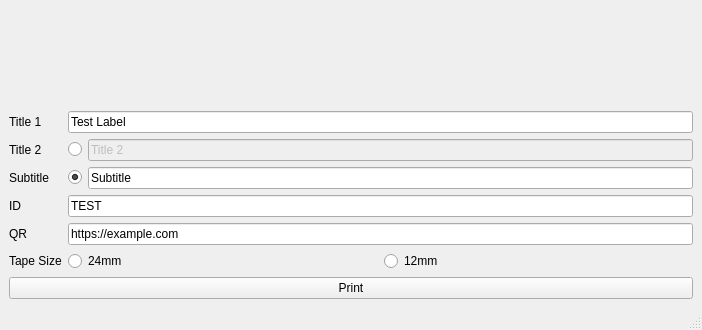
<?xml version="1.0" encoding="UTF-8"?>
<ui version="4.0">
 <class>MainWindow</class>
 <widget class="QMainWindow" name="MainWindow">
  <property name="geometry">
   <rect>
    <x>0</x>
    <y>0</y>
    <width>702</width>
    <height>330</height>
   </rect>
  </property>
  <property name="windowTitle">
   <string>Label Wizard</string>
  </property>
  <widget class="QWidget" name="centralwidget">
   <layout class="QVBoxLayout" name="verticalLayout">
    <item>
     <widget class="QWidget" name="widget" native="true">
      <layout class="QVBoxLayout" name="verticalLayout_3">
       <item>
        <widget class="QLabel" name="imageLabel">
         <property name="text">
          <string/>
         </property>
         <property name="alignment">
          <set>Qt::AlignCenter</set>
         </property>
        </widget>
       </item>
      </layout>
     </widget>
    </item>
    <item>
     <layout class="QFormLayout" name="formLayout">
      <item row="0" column="0">
       <widget class="QLabel" name="label">
        <property name="text">
         <string>Title 1</string>
        </property>
       </widget>
      </item>
      <item row="0" column="1">
       <widget class="QLineEdit" name="titleEdit">
        <property name="text">
         <string>Test Label</string>
        </property>
       </widget>
      </item>
      <item row="2" column="0">
       <widget class="QLabel" name="label_2">
        <property name="text">
         <string>Subtitle</string>
        </property>
       </widget>
      </item>
      <item row="3" column="0">
       <widget class="QLabel" name="label_3">
        <property name="text">
         <string>ID</string>
        </property>
       </widget>
      </item>
      <item row="3" column="1">
       <widget class="QLineEdit" name="idEdit">
        <property name="text">
         <string>TEST</string>
        </property>
       </widget>
      </item>
      <item row="4" column="0">
       <widget class="QLabel" name="label_4">
        <property name="text">
         <string>QR</string>
        </property>
       </widget>
      </item>
      <item row="4" column="1">
       <widget class="QLineEdit" name="qrEdit">
        <property name="text">
         <string>https://example.com</string>
        </property>
       </widget>
      </item>
      <item row="5" column="1">
       <layout class="QHBoxLayout" name="horizontalLayout_4">
        <item>
         <widget class="QRadioButton" name="tape24mm">
          <property name="text">
           <string>24mm</string>
          </property>
          <property name="checked">
           <bool>true</bool>
          </property>
         </widget>
        </item>
        <item>
         <widget class="QRadioButton" name="tape12mm">
          <property name="text">
           <string>12mm</string>
          </property>
         </widget>
        </item>
       </layout>
      </item>
      <item row="5" column="0">
       <widget class="QLabel" name="label_5">
        <property name="text">
         <string>Tape Size</string>
        </property>
       </widget>
      </item>
      <item row="1" column="0">
       <widget class="QLabel" name="label_6">
        <property name="text">
         <string>Title 2</string>
        </property>
       </widget>
      </item>
      <item row="1" column="1">
       <layout class="QHBoxLayout" name="horizontalLayout">
        <item>
         <widget class="QRadioButton" name="radioButton">
          <property name="text">
           <string/>
          </property>
          <property name="checked">
           <bool>false</bool>
          </property>
          <attribute name="buttonGroup">
           <string notr="true">buttonGroup</string>
          </attribute>
         </widget>
        </item>
        <item>
         <widget class="QLineEdit" name="title2Edit">
          <property name="enabled">
           <bool>false</bool>
          </property>
          <property name="text">
           <string>Title 2</string>
          </property>
         </widget>
        </item>
       </layout>
      </item>
      <item row="2" column="1">
       <layout class="QHBoxLayout" name="horizontalLayout_2">
        <item>
         <widget class="QRadioButton" name="radioButton_2">
          <property name="text">
           <string/>
          </property>
          <property name="checked">
           <bool>true</bool>
          </property>
          <attribute name="buttonGroup">
           <string notr="true">buttonGroup</string>
          </attribute>
         </widget>
        </item>
        <item>
         <widget class="QLineEdit" name="subtitleEdit">
          <property name="text">
           <string>Subtitle</string>
          </property>
         </widget>
        </item>
       </layout>
      </item>
     </layout>
    </item>
    <item>
     <layout class="QHBoxLayout" name="horizontalLayout_3">
      <item>
       <widget class="QPushButton" name="printButton">
        <property name="text">
         <string>Print</string>
        </property>
       </widget>
      </item>
     </layout>
    </item>
   </layout>
  </widget>
  <widget class="QStatusBar" name="statusBar"/>
 </widget>
 <resources/>
 <connections>
  <connection>
   <sender>radioButton</sender>
   <signal>toggled(bool)</signal>
   <receiver>title2Edit</receiver>
   <slot>setEnabled(bool)</slot>
   <hints>
    <hint type="sourcelabel">
     <x>80</x>
     <y>110</y>
    </hint>
    <hint type="destinationlabel">
     <x>392</x>
     <y>110</y>
    </hint>
   </hints>
  </connection>
  <connection>
   <sender>radioButton_2</sender>
   <signal>toggled(bool)</signal>
   <receiver>subtitleEdit</receiver>
   <slot>setEnabled(bool)</slot>
   <hints>
    <hint type="sourcelabel">
     <x>80</x>
     <y>140</y>
    </hint>
    <hint type="destinationlabel">
     <x>392</x>
     <y>140</y>
    </hint>
   </hints>
  </connection>
 </connections>
 <buttongroups>
  <buttongroup name="buttonGroup"/>
 </buttongroups>
</ui>
